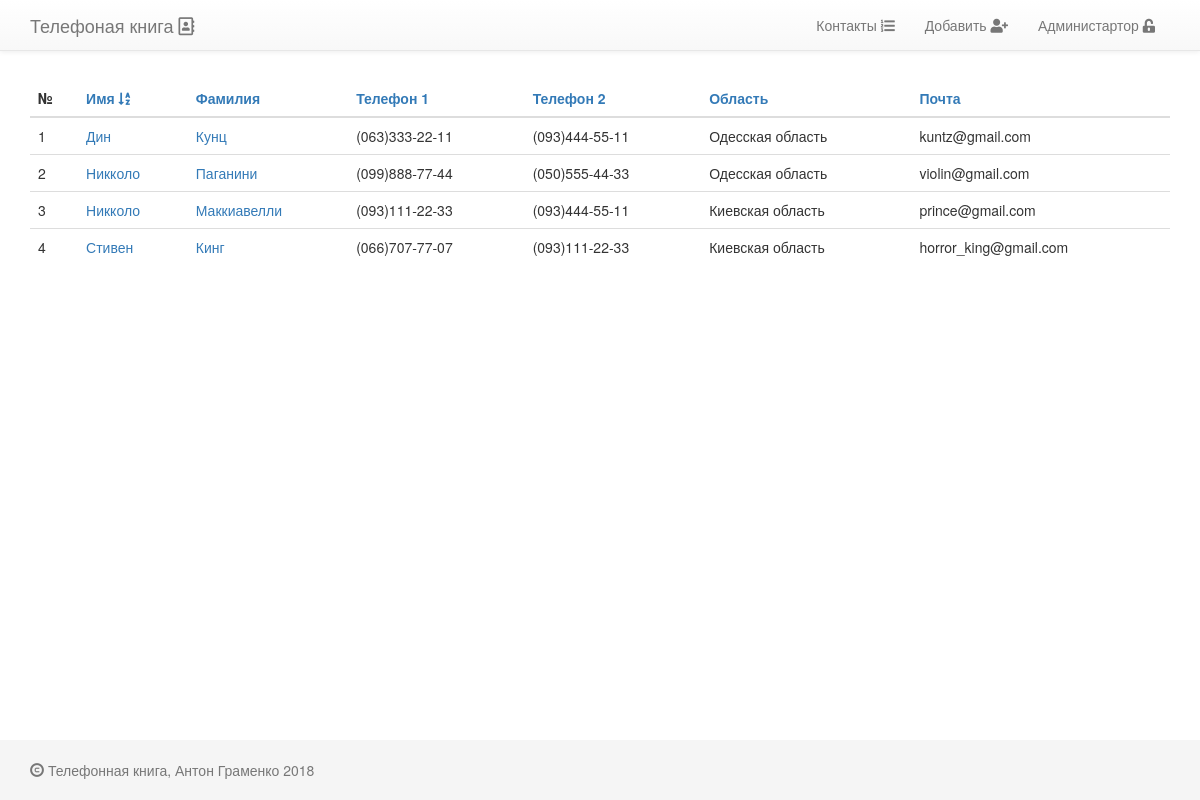
Page /?order_by=name on the committed database.
### contacts/models.py (models this page shows, shortened)
class PhoneBookPerson(models.Model):
    name            = models.CharField(max_length=64, blank=False, null=False, verbose_name=u'Имя')
    surname         = models.CharField(max_length=64, blank=False, null=False, verbose_name=u'Фамилия')
    slug            = models.SlugField(max_length=128)
    phone_number_1  = models.CharField(max_length=25, blank=True, verbose_name=u'Телефон 1',
                                       help_text=u'Выберите или добавьте номер в формате (0__)___-__-__')
    phone_number_2  = models.CharField(max_length=25, blank=True, verbose_name=u'Телефон 2',
                                       help_text=u'Выберите или добавьте номер в формате (0__)___-__-__')
    email           = models.EmailField(unique=True)
    active          = models.BooleanField(default=True, verbose_name=u'Активный')
    created         = models.DateTimeField(auto_now=True, auto_now_add=False, verbose_name=u'Создан')
    updated         = models.DateTimeField(auto_now=False, auto_now_add=True, verbose_name=u'Обновлен')
    region          = models.CharField(max_length=50, verbose_name=u'Область',
                                       help_text=u'Выберите или добавьте область проживания. Например: Киевская область')
    class Meta:
        verbose_name        = 'Контактное лицо'
        verbose_name_plural = 'Контактные лица'
        ordering            = ('-name',)
    def get_absolute_url(self):
        return reverse('contacts:contact_detail', kwargs={'slug': self.slug,
                                                          'pk': self.pk
                                                          })

### contacts/views.py (the view)
# urls.py: url(r'^$', PhoneBookPersonListView.as_view(), name='contact_list'),
class PhoneBookPersonListView(ListView):
    model               = PhoneBookPerson
    template_name       = 'contacts/contact_list.html'
    context_object_name = 'contact_list'
    paginate_by         = 10
    def get_queryset(self):
        queryset = PhoneBookPerson.objects.filter(active=True)
        order_by = self.request.GET.get('order_by', '')
        if order_by in ('name', 'surname', 'phone_number_1', 'phone_number_2', 'region', 'email'):
            queryset = queryset.order_by(order_by).distinct()
            if self.request.GET.get('reverse', '') == '1':
                queryset = queryset.reverse().distinct()
        return queryset
    def get_context_data(self, **kwargs):
        context = super(PhoneBookPersonListView, self).get_context_data()
        context['head_title'] = 'Список'
        return context

### templates/contacts/contact_list.html (shortened to what this page needs)
{% extends 'base.html' %}
{% load staticfiles %}
{% block content %}
    <br>
    <table class="table table-hover">
        {% with order_by=request.GET.order_by reverse=request.GET.reverse %}
        <thead>
            <tr>
                <th>№</th>
                <th>
                    <a href="{% url 'contacts:contact_list' %}?order_by=name{% if order_by == 'name' and reverse != '1' %}&amp;reverse=1{% endif %}">
                        Имя {% if order_by == 'name' and request.GET.reverse != '1' %}<i class="fas fa-sort-alpha-down"></i>
                           {% elif order_by == 'name' and request.GET.reverse == '1' %}<i class="fas fa-sort-alpha-up"></i>
                           {% endif %}
                    </a>
                </th>
                <th>
                    <a href="{% url 'contacts:contact_list' %}?order_by=surname{% if order_by == 'surname' and reverse != '1' %}&amp;reverse=1{% endif %}">
                        Фамилия
                    </a></th>
                <th>
                    <a href="{% url 'contacts:contact_list' %}?order_by=phone_number_1{% if order_by == 'phone_number_1' and reverse != '1' %}&amp;reverse=1{% endif %}">
                        Телефон 1
                    </a></th>
                <th>
                    <a href="{% url 'contacts:contact_list' %}?order_by=phone_number_2{% if order_by == 'phone_number_2' and reverse != '1' %}&amp;reverse=1{% endif %}">
                        Телефон 2
                    </a></th>
                <th>
                    <a href="{% url 'contacts:contact_list' %}?order_by=region{% if order_by == 'region' and reverse != '1' %}&amp;reverse=1{% endif %}">
                        Область
                    </a></th>
                <th>
                    <a href="{% url 'contacts:contact_list' %}?order_by=email{% if order_by == 'email' and reverse != '1' %}&amp;reverse=1{% endif %}">
                        Почта
                    </a>
                </th>
            </tr>
        </thead>
        {% endwith %}
        <tbody>
        {% for contact in contact_list %}
            <tr>
                <td>{{ forloop.counter}}</td>
                <td>
                    <span class="pull-left">
                        <a href="{{ contact.get_absolute_url }}">{{ contact.name }}</a>
                    </span>
                </td>
                <td>
                    <span class="pull-left">
                        <a href="{{ contact.get_absolute_url }}">{{ contact.surname }}</a>
                    </span>
                </td>
                <td>
                    <span class="pull-left">
                        {% if contact.phone_number_1 %}{{ contact.phone_number_1 }}{% else %}не указано{% endif %}
                    </span>
                </td>
                <td>
                    <span class="pull-left">
                        {% if contact.phone_number_2 %}{{ contact.phone_number_2 }}{% else %}не указано{% endif %}
                    </span>
                </td>
                <td>
                    <span class="pull-left">{{ contact.region }}</span>
                </td>
                <td>
                    <span class="pull-left">{{ contact.email }}</span>
                </td>
            </tr>
        {% empty %}
            <tr>
                <td colspan="7">
                    <span class="center">No contacts here yet</span>
                </td>
            </tr>
        {% endfor %}
        </tbody>
    </table>
{% endblock content %}

### project_static/static/css/base.css (style rules this page uses)
html { position: relative; min-height: 100%; }
body { margin-bottom: 60px; }

### rows in the picture
PhoneBookPerson: name "Дин", surname "Кунц", phone_number_1 "(063)333-22-11", phone_number_2 "(093)444-55-11", region "Одесская область", email "kuntz@gmail.com"
PhoneBookPerson: name "Никколо", surname "Паганини", phone_number_1 "(099)888-77-44", phone_number_2 "(050)555-44-33", region "Одесская область", email "violin@gmail.com"
PhoneBookPerson: name "Никколо", surname "Маккиавелли", phone_number_1 "(093)111-22-33", phone_number_2 "(093)444-55-11", region "Киевская область", email "prince@gmail.com"
PhoneBookPerson: name "Стивен", surname "Кинг", phone_number_1 "(066)707-77-07", phone_number_2 "(093)111-22-33", region "Киевская область", email "horror_king@gmail.com"
